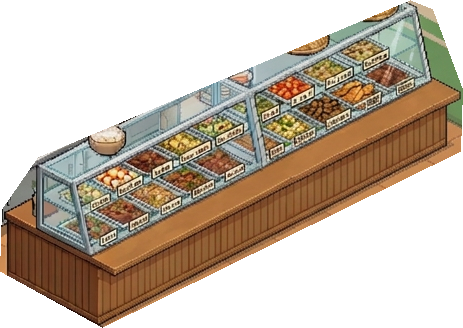
#> input picture src/assets/ov_counter.png, 463 x 328 px, given in place of bg_warteg.png, which was not available
$ python assets.py
#> lines starting #> are read from the running program, lines starting #| are printed output that depends on the picture; after the words box and inside, x2 and y2 are one past the last pixel; in counts of white or black regions, pixels touching at a corner belong together; pictures that were not available may be replaced by others from this repository, and a replacement may not be noted
"""Asset pipeline: generated source art in ../art/gen -> game-ready PNGs in src/assets (+ PWA icons).
Run: python3 tools/assets.py  (Pillow, numpy, scipy; optipng optional)
Textures are authored at 2x logical resolution and drawn with setScale(0.5)."""
import json, os, subprocess, sys
import numpy as np
from PIL import Image, ImageDraw
from scipy import ndimage

HERE = os.path.dirname(os.path.abspath(__file__))
SRC = os.path.normpath(os.path.join(HERE, '..', '..', 'art', 'gen'))
OUT = os.path.normpath(os.path.join(HERE, '..', 'src', 'assets'))
ICO = os.path.normpath(os.path.join(HERE, '..', 'public', 'icons'))
os.makedirs(OUT, exist_ok=True); os.makedirs(ICO, exist_ok=True)
meta = {}

def save(im, name, d=OUT):
    p = os.path.join(d, name); im.save(p, optimize=True)
    subprocess.run(['optipng', '-quiet', '-o2', p], check=False)

# [24 lines left out: functions key, comps, not called in this run]

def tight(im):
    bb = im.getbbox(); return im.crop(bb) if bb else im

def harden(im):
    a = np.array(im); a[..., 3] = np.where(a[..., 3] > 120, 255, 0); return Image.fromarray(a, 'RGBA')

def scale(im, f):
    w, h = max(1, round(im.width * f)), max(1, round(im.height * f))
    return harden(im.resize((w, h), Image.LANCZOS))

# ---------------------------------------------------------------- background + overlays
bg_full = Image.open(os.path.join(SRC, 'bg_warteg.png')).convert('RGBA')
#> bg_full is the input picture: PIL image 463x328 RGBA; mean R, G, B, A 74, 60.8, 46.3, 132.3
BX, BY = 290, 50
bg = bg_full.crop((BX, BY, BX + 796, BY + 642))
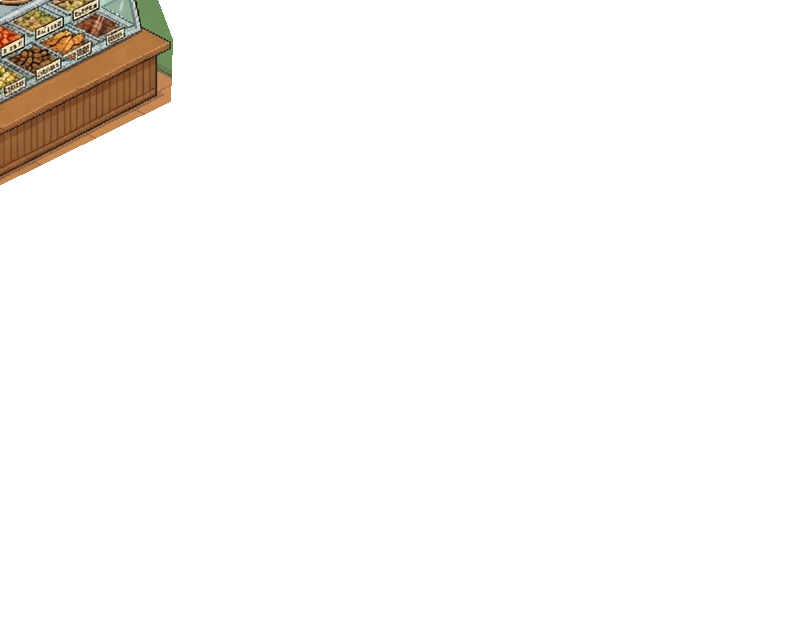
#> bg: PIL image 796x642 RGBA; mean R, G, B, A 7, 5.4, 3.7, 12.2; transparent parts drawn white
a = np.array(bg).astype(np.int16)
lum = a[..., :3].sum(axis=2)
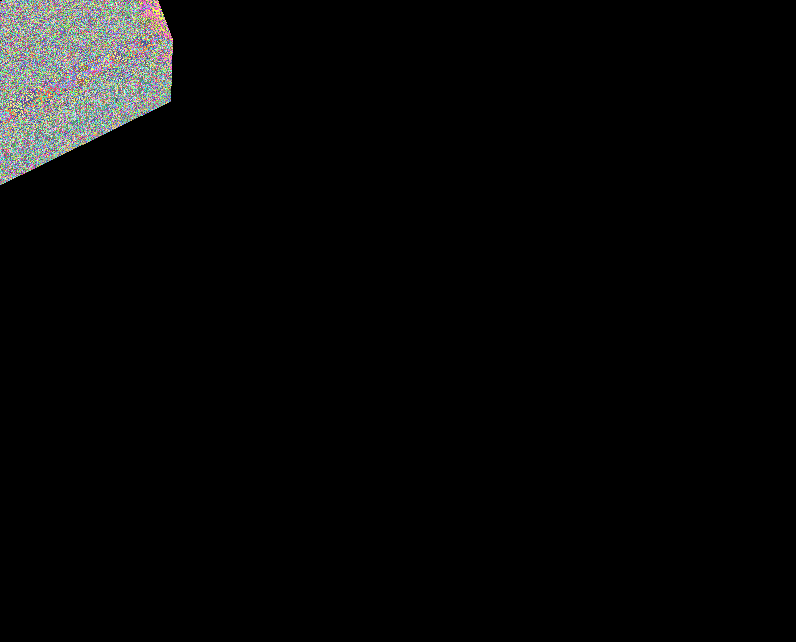
#> lum: shape (642, 796) int64; 700 distinct labels, from 0 to 752; one colour per label, 0 black
dark = lum < 150
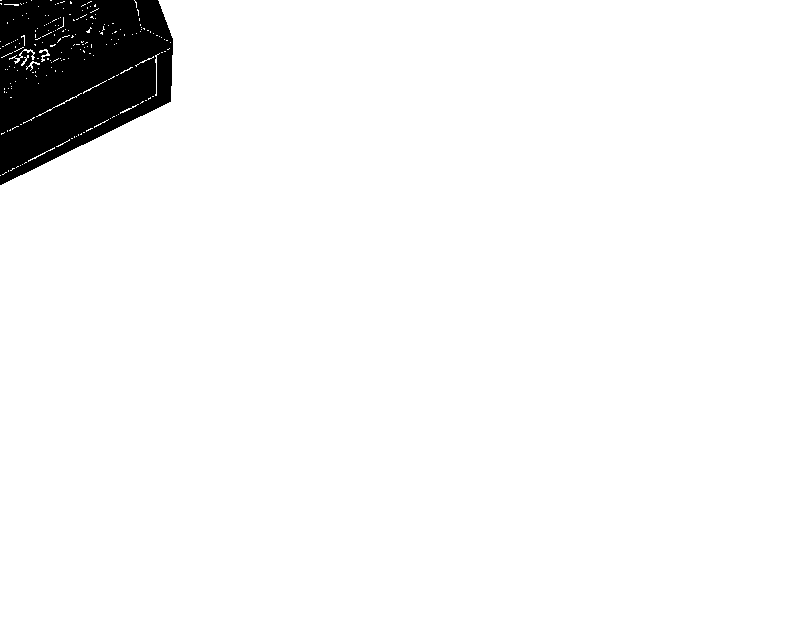
#> dark: shape (642, 796) bool; 95.4% white; 1 black region, box (x1, y1, x2, y2) and area: (0, 0, 173, 185) 23350
lab, _ = ndimage.label(dark)
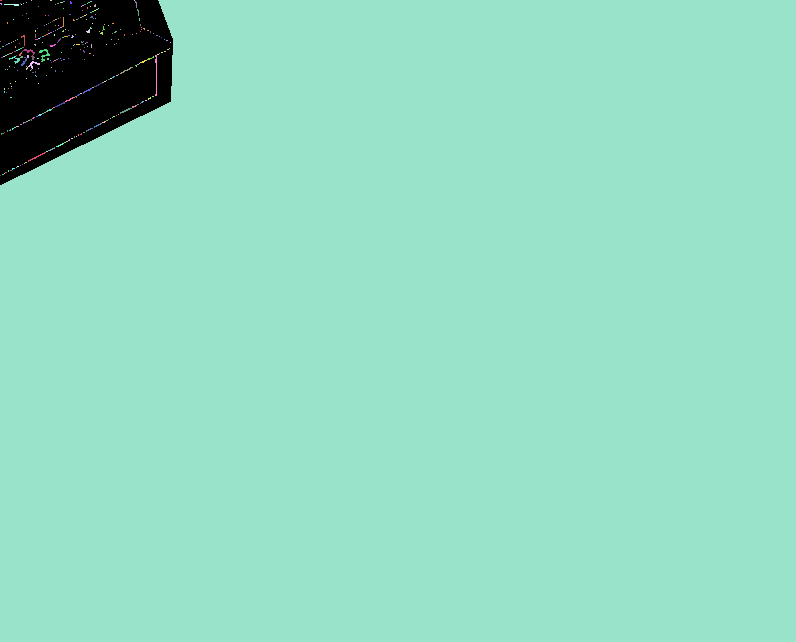
#> lab: shape (642, 796) int32; 326 distinct labels, from 0 to 325; one colour per label, 0 black
border = set(np.unique(np.concatenate([lab[0], lab[-1], lab[:, 0], lab[:, -1]]))) - {0}
#> border = 9 items
mask = np.isin(lab, list(border))
#> mask: shape (642, 796) bool; 95.2% white; 1 black region, box (x1, y1, x2, y2) and area: (0, 0, 173, 185) 24378
# also kill the thin panel-edge strips at the far left / right / bottom
mask[:, :6] = True; mask[:, -8:] = True; mask[-4:, :] = True; mask[:5, :] = True
#> after `mask[:5, :] = True`:
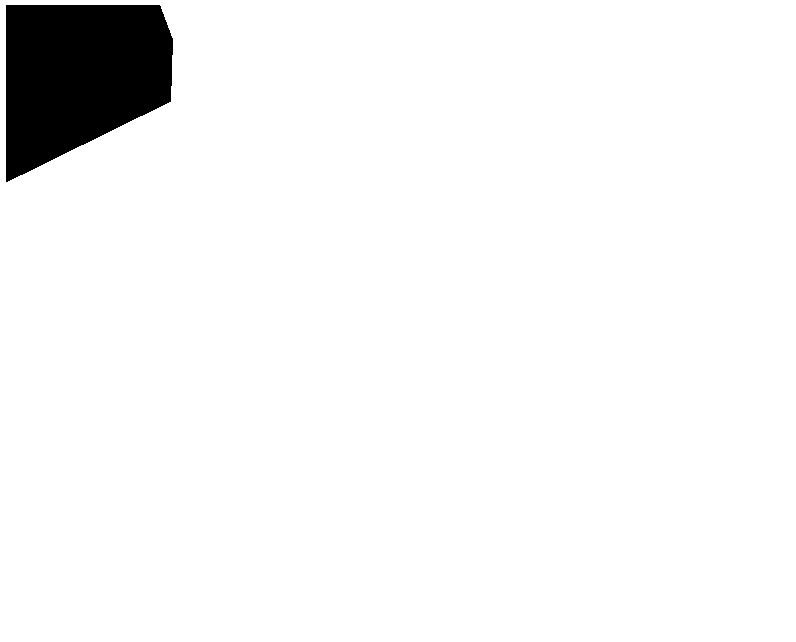
#> mask: shape (642, 796) bool; 95.6% white; 1 black region, box (x1, y1, x2, y2) and area: (6, 5, 173, 182) 22521
a[mask, 3] = 0
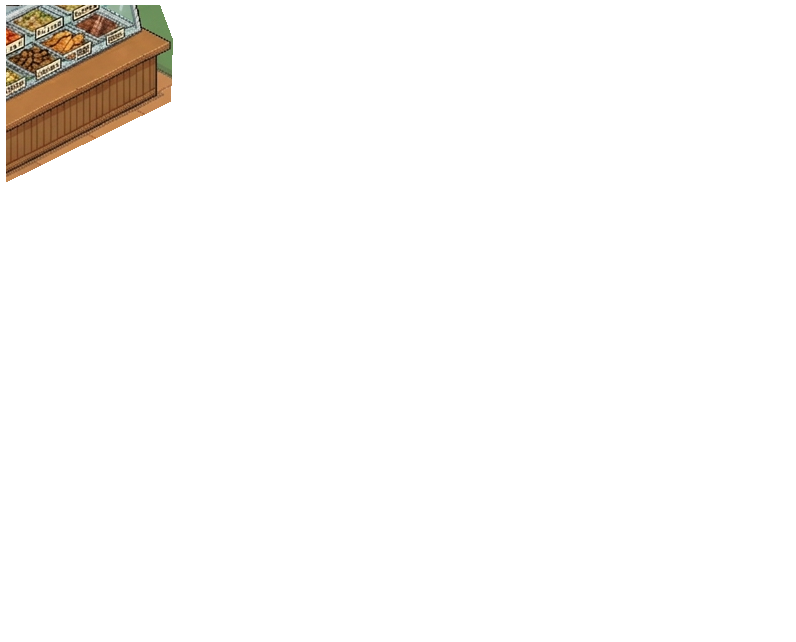
#> a: shape (642, 796, 4) int16; mean R, G, B, A 7, 5.4, 3.7, 11.2; transparent parts drawn white
bg = Image.fromarray(a.clip(0, 255).astype(np.uint8), 'RGBA')
save(bg, 'bg.png')

def overlay(poly, name):
#> called with name = 'ov_counter'
    m = Image.new('L', bg.size, 0); ImageDraw.Draw(m).polygon(poly, fill=255)
#> after `m = Image.new('L', bg.size, 0)`: m: PIL image 796x642 L; every value is 0
#> after `ImageDraw.Draw(m).polygon(poly, fill=255)`:
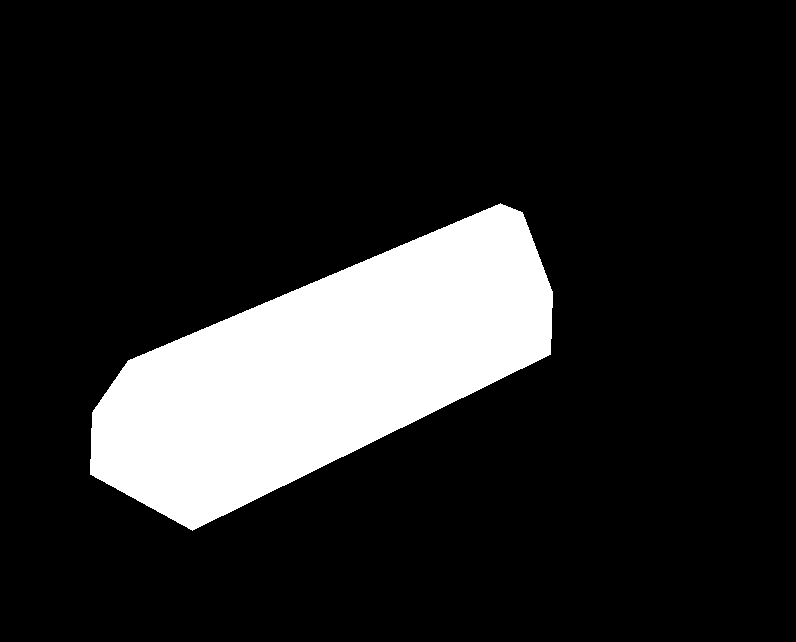
#> m: PIL image 796x642 L; 15.4% white; 1 white region, box (x1, y1, x2, y2) and area: (90, 203, 553, 531) 78782
    o = Image.new('RGBA', bg.size, (0, 0, 0, 0)); o.paste(bg, (0, 0), m)
#> after `o = Image.new('RGBA', bg.size, (0, 0, 0, 0))`: o: PIL image 796x642 RGBA; every value is 0
    bb = o.getbbox(); o = o.crop(bb); save(o, name + '.png')
#> after `bb = o.getbbox()`: bb = None
#> (the run stopped early here; a loop or call above may not have finished)
